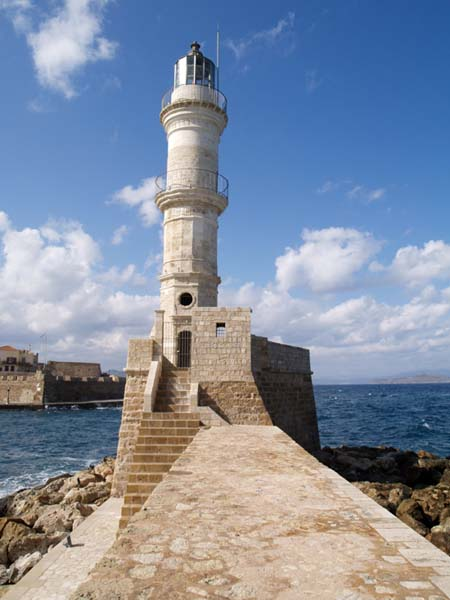
#> input picture Feature Matching/faros.jpg, 450 x 600 px
$ python FeatureMatch.py
#> lines starting #> are read from the running program, lines starting #| are printed output that depends on the picture
import numpy as np
import cv2


# Read the query image as query_img
# and traing image This query image
# is what you need to find in train image
# Save it in the same directory
# with the name image.jpg
query_img = cv2.imread('faros.jpg')
#> query_img is the input picture: shape (600, 450, 3); mean B, G, R 160.2, 141.5, 131
train_img = cv2.imread('faros_rot.jpg')
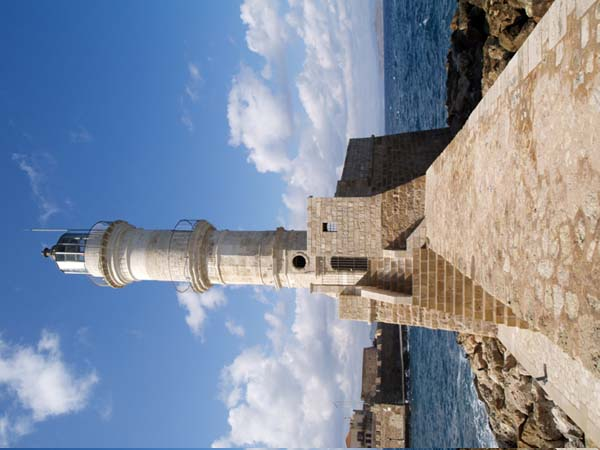
#> input picture Feature Matching/faros_rot.jpg, 600 x 450 px
#> train_img is the input picture: shape (450, 600, 3); mean B, G, R 160.2, 141.5, 131

# Convert it to grayscale
query_img_bw = cv2.cvtColor(query_img,cv2.COLOR_BGR2GRAY)
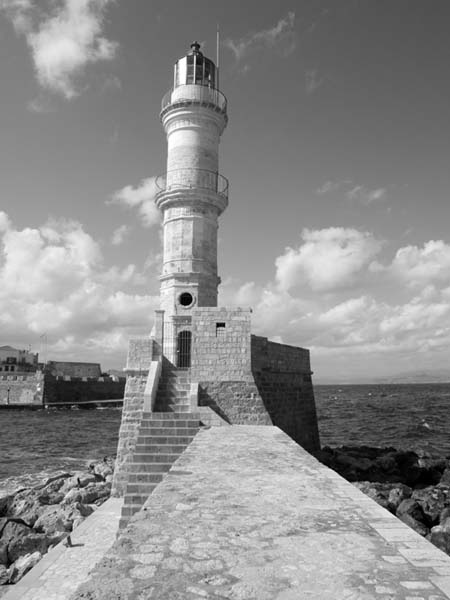
#> query_img_bw: shape (600, 450); min 0, max 255, mean 140.5
train_img_bw = cv2.cvtColor(train_img, cv2.COLOR_BGR2GRAY)
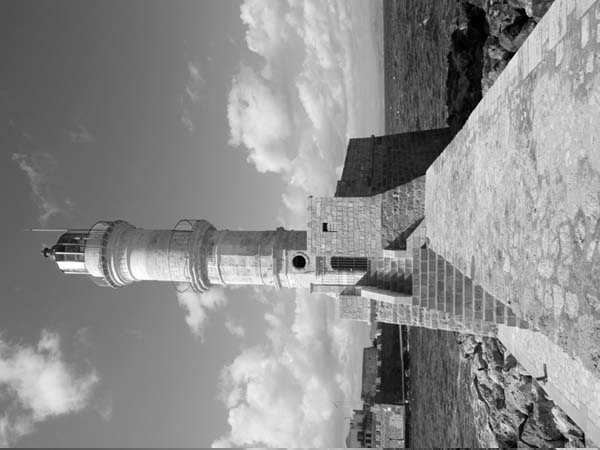
#> train_img_bw: shape (450, 600); min 0, max 255, mean 140.5

# Initialize the ORB detector algorithm
orb = cv2.ORB_create(100)

# Now detect the keypoints and compute
# the descriptors for the query image
# and train image
queryKeypoints, queryDescriptors = orb.detectAndCompute(query_img_bw,None)
#> queryKeypoints = 100 keypoints; strongest (x, y, size): (224, 325, 31), (187, 299, 77.1), (182, 299, 64.3), (217, 324, 37.2)
trainKeypoints, trainDescriptors = orb.detectAndCompute(train_img_bw,None)
#> trainKeypoints = 100 keypoints; strongest (x, y, size): (325, 223, 31), (299, 264, 77.1), (299, 263, 64.3), (299, 259, 77.1)

# Initialize the Matcher for matching
# the keypoints and then match the
# keypoints
matcher = cv2.BFMatcher()
matches = matcher.match(queryDescriptors,trainDescriptors)
#> matches = 100 matches
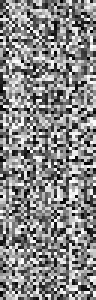
#> queryDescriptors: shape (100, 32) (shown 3 times larger); min 0, max 255, mean 135.7
print (matches)
#> (printed output is left out)
# draw the matches to the final image
# containing both the images the drawMatches()
# function takes both images and keypoints
# and outputs the matched query image with
# its train image
final_img = cv2.drawMatches(query_img_bw, queryKeypoints,
train_img_bw, trainKeypoints, matches[:20],None)
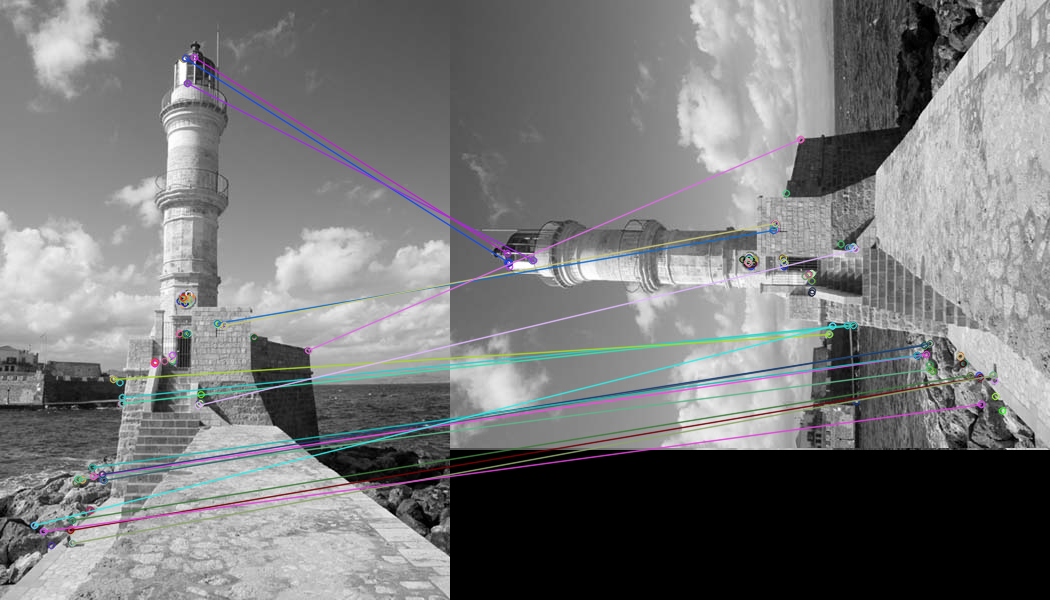
#> final_img: shape (600, 1050, 3); mean of channels 0, 1, 2 121.1, 120.4, 119.9; drawn as B, G, R

final_img = cv2.resize(final_img, (1000,650))
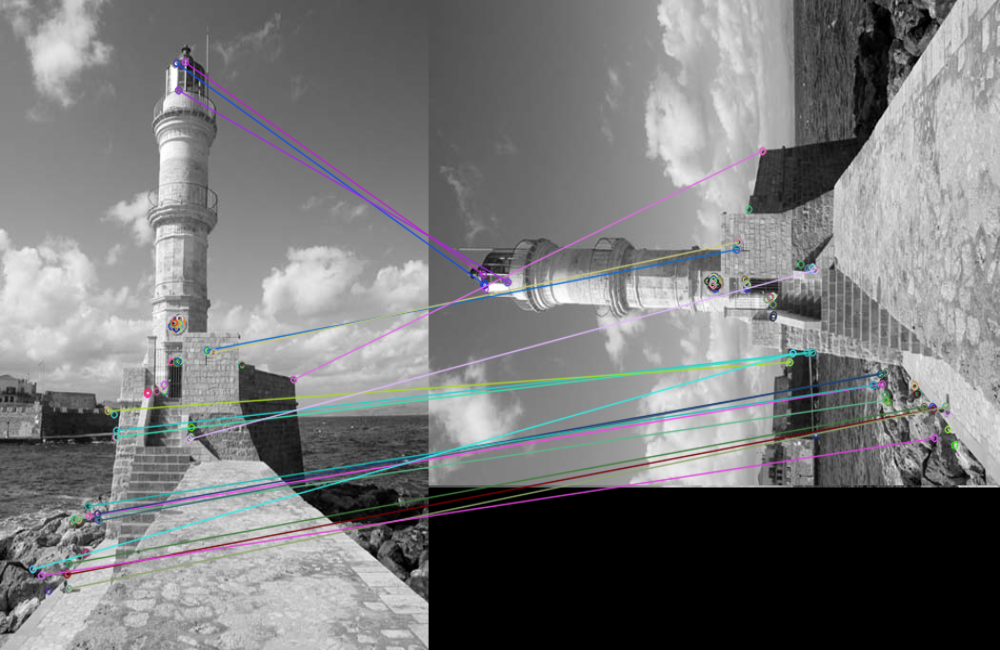
#> final_img: shape (650, 1000, 3); mean of channels 0, 1, 2 121.1, 120.3, 119.9; drawn as B, G, R

# Show the final image
cv2.imshow("Matches", final_img)
cv2.imwrite('Matches.jpg', final_img)
cv2.waitKey()
